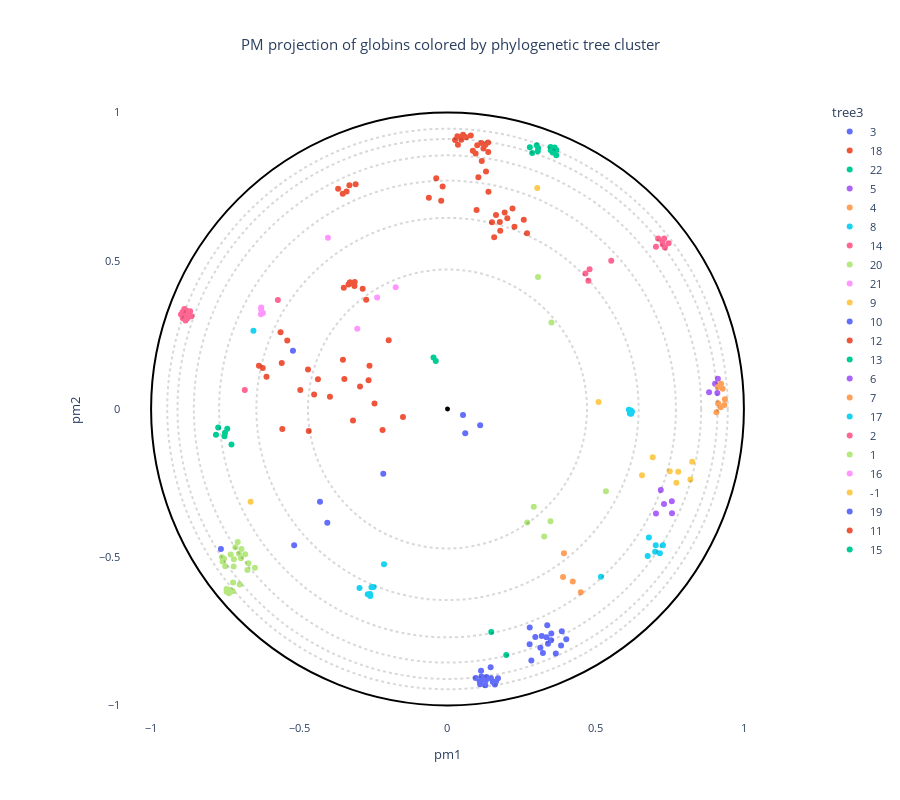

Write notebook code for a chart like this one.
### Code cell
# OPTIONS =================================================
title = "PM projection of globins colored by phylogenetic tree cluster"
#----------------------------------------------------------
# Select the coloring from annotation .csv file:
labels_name = "tree3"
# Select classes to label among the "labels_name" column (comma separated list):
labels_text = ""
show_text = False
#----------------------------------------------------------
# Use a custom color palette:
color_palette = None
use_custom_palette = False
#==========================================================


#Check projection visualization parameters
#Labels name
if labels_name == "" and path_annotation == "dummy_annotation.csv":
    labels_name = "default"
elif labels_name == "":
    labels_name = None
elif labels_name not in annotation_names:
    raise NameError(f"labels_name {labels_name} is not in the availables annotations.\nAvailables annotations: {annotation_names}")

#Labels text
if labels_text:
    try:
        labels_text = [s.strip() for s in labels_text.split(",")]
    except:
        print("Error: label_text field is not a valid list.")
else:
    labels_text = [""]

#Convert labels_text to labels_name dtype
if labels_name and labels_name != "default" and labels_text != [""]:
    try:
        labels_text_dtype = df_annotation[labels_name].dtypes
        labels_text = list(np.array(labels_text).astype(labels_text_dtype))
    except:
        raise TypeError(f'"labels_text" is not compatible with {labels_name}" data format ({labels_text_dtype}).')

if not use_custom_palette:
    color_palette = None

#Plot graph
fig = plot_embedding_interactive(df_embedding, 
                                 labels_name = labels_name,
                                 show_text = show_text,
                                 labels_text = labels_text,
                                 color_palette = color_palette, 
                                 title = title, 
                                 fontsize = 11)
fig.show()

### Figure 1 — Plotly figure (JSON) as saved in the notebook; plotly's stock layout.template omitted (floating-point values rounded to 4 significant figures; data arrays with more than 128 entries replaced by an {"elided": "..."} marker saying what was removed)
{"data": [{"customdata": [[5, 3, 3, 2, "Globin C, coelomic", "Globin", "Caudina arenicola", "Caudina", 2.101, "Echinodermata"], [4, 2, 3, 2, "Hemoglobin", "Hemoglobin", "Hemipholis cordifera", "Hemipholis", 2.327, "Echinodermata"], [4, 2, 3, 2, "Hemoglobin", "Hemoglobin", "Ophiactis simplex", "Ophiactis", 2.22, "Echinodermata"], [4, 2, 3, 2, "Hemoglobin", "Hemoglobin", "Ophiactis simplex", "Ophiactis", 2.262, "Echinodermata"], [-1, -1, 3, 2, "Extracellular globin 1", "Extracellular", "Metaphire sieboldi", "Metaphire", 2.434, "Annelida"]], "hovertemplate": "<b>%{hovertext}</b><br><br>tree3=%{customdata[2]}<br>pm1=%{x}<br>pm2=%{y}<br>tree1=%{customdata[0]}<br>tree2=%{customdata[1]}<br>tree4=%{customdata[3]}<br>full_name=%{customdata[4]}<br>short_name=%{customdata[5]}<br>full_species=%{customdata[6]}<br>short_species=%{customdata[7]}<br>evo_distance=%{customdata[8]}<br>Color_species=%{customdata[9]}<extra></extra>", "hovertext": [3, 3, 3, 3, 3], "legendgroup": "3", "marker": {"color": "#636efa", "symbol": "circle"}, "mode": "markers", "name": "3", "orientation": "v", "showlegend": true, "type": "scatter", "x": [-0.2167, -0.4302, -0.4056, -0.5174, -0.7645], "xaxis": "x", "y": [-0.2186, -0.3126, -0.3843, -0.4599, -0.4726], "yaxis": "y"}, {"customdata": {"elided": "33x10 mixed values"}, "hovertemplate": "<b>%{hovertext}</b><br><br>tree3=%{customdata[2]}<br>pm1=%{x}<br>pm2=%{y}<br>tree1=%{customdata[0]}<br>tree2=%{customdata[1]}<br>tree4=%{customdata[3]}<br>full_name=%{customdata[4]}<br>short_name=%{customdata[5]}<br>full_species=%{customdata[6]}<br>short_species=%{customdata[7]}<br>evo_distance=%{customdata[8]}<br>Color_species=%{customdata[9]}<extra></extra>", "hovertext": [18, 18, 18, 18, 18, 18, 18, 18, 18, 18, 18, 18, 18, 18, 18, 18, 18, 18, 18, 18, 18, 18, 18, 18, 18, 18, 18, 18, 18, 18, 18, 18, 18], "legendgroup": "18", "marker": {"color": "#EF553B", "symbol": "circle"}, "mode": "markers", "name": "18", "orientation": "v", "showlegend": true, "type": "scatter", "x": [-0.2463, -0.4705, -0.6362, -0.5592, -0.6107, -0.3965, -0.3188, -0.5632, -0.5406, -0.2632, -0.3479, -0.4966, -0.314, -0.3287, -0.3131, -0.2743, -0.3288, -0.3337, -0.2861, -0.3284, -0.1984, -0.2191, -0.1502, -0.45, -0.6233, -0.5573, -0.4372, -0.3528, -0.3307, -0.2664, -0.3499, -0.4681, -0.2951], "xaxis": "x", "y": [0.01823, 0.1333, 0.1454, 0.1551, 0.1089, 0.04161, -0.03921, 0.2587, 0.2306, 0.1459, 0.101, 0.06428, 0.4147, 0.4263, 0.4284, 0.3685, 0.4256, 0.42, 0.406, 0.4265, 0.2316, -0.07131, -0.02668, 0.04888, 0.138, -0.06725, 0.1001, 0.1659, 0.4242, 0.09678, 0.4093, -0.07441, 0.0756], "yaxis": "y"}, {"customdata": [[-1, 40, 22, 11, "ACYPI007228 protein", "ACYPI007228", "Acyrthosiphon pisum", "Acyrthosiphon", 0.4446, "Arthropoda"], [10, 38, 22, 9, "Hemoglobin T1 polymer", "Hemoglobin", "Artemia salina", "Artemia", 1.847, "Arthropoda"], [10, 38, 22, 9, "Hemoglobin P polymer", "Hemoglobin", "Parartemia zietziana", "Parartemia", 1.919, "Arthropoda"], [11, 38, 22, 9, "Hemoglobin T1 polymer", "Hemoglobin", "Artemia salina", "Artemia", 1.781, "Arthropoda"], [11, 38, 22, 9, "Hemoglobin P polymer", "Hemoglobin", "Parartemia zietziana", "Parartemia", 1.74, "Arthropoda"], [11, 38, 22, 9, "Hemoglobin C1 polymer", "Hemoglobin", "Artemia salina", "Artemia", 1.703, "Arthropoda"], [-1, 38, 22, 9, "Hemoglobin P polymer", "Hemoglobin", "Parartemia zietziana", "Parartemia", 2.089, "Arthropoda"], [-1, 40, 22, 11, "Uncharacterized protein", "Uncharacterized", "Acyrthosiphon pisum", "Acyrthosiphon", 0.9009, "Arthropoda"]], "hovertemplate": "<b>%{hovertext}</b><br><br>tree3=%{customdata[2]}<br>pm1=%{x}<br>pm2=%{y}<br>tree1=%{customdata[0]}<br>tree2=%{customdata[1]}<br>tree4=%{customdata[3]}<br>full_name=%{customdata[4]}<br>short_name=%{customdata[5]}<br>full_species=%{customdata[6]}<br>short_species=%{customdata[7]}<br>evo_distance=%{customdata[8]}<br>Color_species=%{customdata[9]}<extra></extra>", "hovertext": [22, 22, 22, 22, 22, 22, 22, 22], "legendgroup": "22", "marker": {"color": "#00cc96", "symbol": "circle"}, "mode": "markers", "name": "22", "orientation": "v", "showlegend": true, "type": "scatter", "x": [-0.03961, -0.7737, -0.7811, -0.7431, -0.7506, -0.7524, -0.7288, -0.04717], "xaxis": "x", "y": [0.1621, -0.06273, -0.08738, -0.06715, -0.0806, -0.09165, -0.1201, 0.1739], "yaxis": "y"}, {"customdata": [[13, 17, 5, 7, "Uncharacterized protein", "Uncharacterized", "Capitella teleta", "Capitella", 2.144, "Annelida"], [13, 17, 5, 7, "Uncharacterized protein", "Uncharacterized", "Capitella teleta", "Capitella", 2.237, "Annelida"], [-1, 17, 5, 7, "Uncharacterized protein (Fragment)", "Uncharacterized", "Capitella teleta", "Capitella", 2.669, "Annelida"], [-1, 17, 5, 7, "Uncharacterized protein", "Uncharacterized", "Capitella teleta", "Capitella", 2.428, "Annelida"]], "hovertemplate": "<b>%{hovertext}</b><br><br>tree3=%{customdata[2]}<br>pm1=%{x}<br>pm2=%{y}<br>tree1=%{customdata[0]}<br>tree2=%{customdata[1]}<br>tree4=%{customdata[3]}<br>full_name=%{customdata[4]}<br>short_name=%{customdata[5]}<br>full_species=%{customdata[6]}<br>short_species=%{customdata[7]}<br>evo_distance=%{customdata[8]}<br>Color_species=%{customdata[9]}<extra></extra>", "hovertext": [5, 5, 5, 5], "legendgroup": "5", "marker": {"color": "#ab63fa", "symbol": "circle"}, "mode": "markers", "name": "5", "orientation": "v", "showlegend": true, "type": "scatter", "x": [0.9103, 0.8825, 0.9122, 0.9027], "xaxis": "x", "y": [0.05401, 0.05633, 0.1016, 0.08514], "yaxis": "y"}, {"customdata": [[-1, -1, 4, 7, "Uncharacterized protein", "Uncharacterized", "Capitella teleta", "Capitella", 2.502, "Annelida"], [-1, 7, 4, 7, "Cytoglobin 2", "Cytoglobin", "Crassostrea gigas", "Crassostrea", 2.349, "Mollusca"], [-1, 7, 4, 7, "Uncharacterized protein", "Uncharacterized", "Lottia gigantea", "Lottia", 2.433, "Mollusca"], [12, 6, 4, 7, "Protein CBR GLB 7", "Protein", "Caenorhabditis briggsae", "Caenorhabditis", 3.016, "Nematoda"], [12, 6, 4, 7, "Uncharacterized protein", "Uncharacterized", "Haemonchus placei", "Haemonchus", 3.29, "Nematoda"], [-1, 6, 4, 7, "Cre glb 30 protein", "Cre", "Ascaris suum", "Ascaris", 3.176, "Nematoda"], [-1, -1, 4, 7, "Globin like protein 26", "Globin", "Trichinella pseudospiralis", "Trichinella", 3.038, "Nematoda"], [-1, 6, 4, 7, "Uncharacterized protein", "Uncharacterized", "Ancylostoma ceylanicum", "Ancylostoma", 3.207, "Nematoda"]], "hovertemplate": "<b>%{hovertext}</b><br><br>tree3=%{customdata[2]}<br>pm1=%{x}<br>pm2=%{y}<br>tree1=%{customdata[0]}<br>tree2=%{customdata[1]}<br>tree4=%{customdata[3]}<br>full_name=%{customdata[4]}<br>short_name=%{customdata[5]}<br>full_species=%{customdata[6]}<br>short_species=%{customdata[7]}<br>evo_distance=%{customdata[8]}<br>Color_species=%{customdata[9]}<extra></extra>", "hovertext": [4, 4, 4, 4, 4, 4, 4, 4], "legendgroup": "4", "marker": {"color": "#FFA15A", "symbol": "circle"}, "mode": "markers", "name": "4", "orientation": "v", "showlegend": true, "type": "scatter", "x": [0.9284, 0.9228, 0.912, 0.9128, 0.9072, 0.9337, 0.9358, 0.9221], "xaxis": "x", "y": [0.06817, 0.08477, 0.07397, 0.01936, -0.01067, 0.01346, 0.03296, 0.005769], "yaxis": "y"}, {"customdata": {"elided": "15x10 mixed values"}, "hovertemplate": "<b>%{hovertext}</b><br><br>tree3=%{customdata[2]}<br>pm1=%{x}<br>pm2=%{y}<br>tree1=%{customdata[0]}<br>tree2=%{customdata[1]}<br>tree4=%{customdata[3]}<br>full_name=%{customdata[4]}<br>short_name=%{customdata[5]}<br>full_species=%{customdata[6]}<br>short_species=%{customdata[7]}<br>evo_distance=%{customdata[8]}<br>Color_species=%{customdata[9]}<extra></extra>", "hovertext": [8, 8, 8, 8, 8, 8, 8, 8, 8, 8, 8, 8, 8, 8, 8], "legendgroup": "8", "marker": {"color": "#19d3f3", "symbol": "circle"}, "mode": "markers", "name": "8", "orientation": "v", "showlegend": true, "type": "scatter", "x": [0.6793, 0.5177, 0.6203, 0.6181, 0.7025, 0.6119, 0.6753, 0.7164, 0.6152, 0.7005, 0.6219, 0.6179, 0.6217, 0.6195, 0.7267], "xaxis": "x", "y": [-0.4333, -0.5663, -0.00737, -0.006285, -0.4596, -0.002751, -0.496, -0.4867, -0.0156, -0.4819, -0.009004, -0.00521, -0.008885, -0.01581, -0.4601], "yaxis": "y"}, {"customdata": [[-1, 23, 14, 6, "Globin", "Globin", "Branchiostoma floridae", "Branchiostoma", 2.133, "Chordata"], [34, 23, 14, 6, "Globin", "Globin", "Branchiostoma floridae", "Branchiostoma", 2.166, "Chordata"], [33, 24, 14, 6, "Uncharacterized protein", "Uncharacterized", "Ciona savignyi", "Ciona", 2.805, "Chordata"], [33, 24, 14, 6, "Uncharacterized protein", "Uncharacterized", "Ciona intestinalis", "Ciona", 2.811, "Chordata"], [33, 24, 14, 6, "Globin", "Globin", "Ciona intestinalis", "Ciona", 2.838, "Chordata"], [33, 24, 14, 6, "Uncharacterized protein", "Uncharacterized", "Ciona savignyi", "Ciona", 2.966, "Chordata"], [35, 24, 14, 6, "Uncharacterized protein", "Uncharacterized", "Ciona savignyi", "Ciona", 2.658, "Chordata"], [35, 24, 14, 6, "Globin", "Globin", "Ciona intestinalis", "Ciona", 2.609, "Chordata"], [34, 23, 14, 6, "Putative uncharacterized protein", "Putative", "Branchiostoma floridae", "Branchiostoma", 2.38, "Chordata"], [34, 23, 14, 6, "Putative uncharacterized protein", "Putative", "Branchiostoma floridae", "Branchiostoma", 2.388, "Chordata"], [-1, -1, 14, 6, "Neuroglobin like protein", "Neuroglobin", "Saccoglossus kowalevskii", "Saccoglossus", 2.36, "Hemichordata"], [-1, 24, 14, 6, "Globin", "Globin", "Ciona intestinalis", "Ciona", 3.129, "Chordata"]], "hovertemplate": "<b>%{hovertext}</b><br><br>tree3=%{customdata[2]}<br>pm1=%{x}<br>pm2=%{y}<br>tree1=%{customdata[0]}<br>tree2=%{customdata[1]}<br>tree4=%{customdata[3]}<br>full_name=%{customdata[4]}<br>short_name=%{customdata[5]}<br>full_species=%{customdata[6]}<br>short_species=%{customdata[7]}<br>evo_distance=%{customdata[8]}<br>Color_species=%{customdata[9]}<extra></extra>", "hovertext": [14, 14, 14, 14, 14, 14, 14, 14, 14, 14, 14, 14], "legendgroup": "14", "marker": {"color": "#FF6692", "symbol": "circle"}, "mode": "markers", "name": "14", "orientation": "v", "showlegend": true, "type": "scatter", "x": [0.5524, 0.4753, 0.7336, 0.7263, 0.7249, 0.731, 0.7105, 0.7033, 0.4793, 0.4654, -0.6839, 0.746], "xaxis": "x", "y": [0.5002, 0.4327, 0.5451, 0.5549, 0.5649, 0.5749, 0.575, 0.547, 0.4716, 0.4573, 0.06398, 0.5591], "yaxis": "y"}, {"customdata": [[-1, 39, 20, 10, "Uncharacterized protein", "Uncharacterized", "Strongylocentrotus purpuratus", "Strongylocentrotus", 1.753, "Echinodermata"], [-1, 39, 20, 7, "Putative uncharacterized protein", "Putative", "Branchiostoma floridae", "Branchiostoma", 1.933, "Chordata"], [-1, -1, 20, 7, "Putative uncharacterized protein", "Putative", "Trichoplax adhaerens", "Trichoplax", 2.316, "Placozoa"], [23, 16, 20, 7, "Uncharacterized protein", "Uncharacterized", "Arion vulgaris", "Arion", 2.609, "Mollusca"], [-1, 16, 20, 7, "Uncharacterized protein", "Uncharacterized", "Lottia gigantea", "Lottia", 2.73, "Mollusca"], [23, 16, 20, 7, "Cytoglobin 1", "Cytoglobin", "Crassostrea gigas", "Crassostrea", 2.855, "Mollusca"], [23, 16, 20, 7, "Uncharacterized protein", "Uncharacterized", "Lottia gigantea", "Lottia", 2.731, "Mollusca"]], "hovertemplate": "<b>%{hovertext}</b><br><br>tree3=%{customdata[2]}<br>pm1=%{x}<br>pm2=%{y}<br>tree1=%{customdata[0]}<br>tree2=%{customdata[1]}<br>tree4=%{customdata[3]}<br>full_name=%{customdata[4]}<br>short_name=%{customdata[5]}<br>full_species=%{customdata[6]}<br>short_species=%{customdata[7]}<br>evo_distance=%{customdata[8]}<br>Color_species=%{customdata[9]}<extra></extra>", "hovertext": [20, 20, 20, 20, 20, 20, 20], "legendgroup": "20", "marker": {"color": "#B6E880", "symbol": "circle"}, "mode": "markers", "name": "20", "orientation": "v", "showlegend": true, "type": "scatter", "x": [0.3053, 0.3508, 0.5345, 0.2691, 0.2911, 0.3262, 0.3475], "xaxis": "x", "y": [0.4449, 0.2915, -0.2776, -0.3828, -0.33, -0.4302, -0.3792], "yaxis": "y"}, {"customdata": [[-1, 37, 21, 10, "Uncharacterized protein", "Uncharacterized", "Lutzomyia longipalpis", "Lutzomyia", 1.946, "Arthropoda"], [47, 36, 21, 10, "Putative hemoglobin like flavoprotein (Fragment)", "Hemoglobin", "Rhodnius neglectus", "Rhodnius", 1.846, "Arthropoda"], [47, 36, 21, 10, "Putative hemoglobin like flavoprotein (Fragment)", "Hemoglobin", "Triatoma infestans", "Triatoma", 1.904, "Arthropoda"], [-1, 37, 21, 10, "Uncharacterized protein", "Uncharacterized", "Glossina morsitans", "Glossina", 2.019, "Arthropoda"]], "hovertemplate": "<b>%{hovertext}</b><br><br>tree3=%{customdata[2]}<br>pm1=%{x}<br>pm2=%{y}<br>tree1=%{customdata[0]}<br>tree2=%{customdata[1]}<br>tree4=%{customdata[3]}<br>full_name=%{customdata[4]}<br>short_name=%{customdata[5]}<br>full_species=%{customdata[6]}<br>short_species=%{customdata[7]}<br>evo_distance=%{customdata[8]}<br>Color_species=%{customdata[9]}<extra></extra>", "hovertext": [21, 21, 21, 21], "legendgroup": "21", "marker": {"color": "#FF97FF", "symbol": "circle"}, "mode": "markers", "name": "21", "orientation": "v", "showlegend": true, "type": "scatter", "x": [-0.2374, -0.4034, -0.3044, -0.1747], "xaxis": "x", "y": [0.3758, 0.5781, 0.271, 0.4106], "yaxis": "y"}, {"customdata": [[-1, -1, 9, 3, "Uncharacterized protein", "Uncharacterized", "Amphimedon queenslandica", "Amphimedon", 2.522, "Porifera"], [14, 10, 9, 3, "Uncharacterized protein", "Uncharacterized", "Strongylocentrotus purpuratus", "Strongylocentrotus", 2.654, "Echinodermata"], [-1, -1, 9, 3, "Uncharacterized protein", "Uncharacterized", "Micromonas commoda", "Micromonas", 2.71, "Viridiplantae"], [14, 10, 9, 3, "Uncharacterized protein", "Uncharacterized", "Strongylocentrotus purpuratus", "Strongylocentrotus", 2.587, "Echinodermata"], [-1, 10, 9, 3, "Uncharacterized protein", "Uncharacterized", "Strongylocentrotus purpuratus", "Strongylocentrotus", 2.519, "Echinodermata"], [14, 10, 9, 3, "Uncharacterized protein", "Uncharacterized", "Strongylocentrotus purpuratus", "Strongylocentrotus", 2.276, "Echinodermata"], [14, 10, 9, 3, "Uncharacterized protein", "Uncharacterized", "Strongylocentrotus purpuratus", "Strongylocentrotus", 2.867, "Echinodermata"]], "hovertemplate": "<b>%{hovertext}</b><br><br>tree3=%{customdata[2]}<br>pm1=%{x}<br>pm2=%{y}<br>tree1=%{customdata[0]}<br>tree2=%{customdata[1]}<br>tree4=%{customdata[3]}<br>full_name=%{customdata[4]}<br>short_name=%{customdata[5]}<br>full_species=%{customdata[6]}<br>short_species=%{customdata[7]}<br>evo_distance=%{customdata[8]}<br>Color_species=%{customdata[9]}<extra></extra>", "hovertext": [9, 9, 9, 9, 9, 9, 9], "legendgroup": "9", "marker": {"color": "#FECB52", "symbol": "circle"}, "mode": "markers", "name": "9", "orientation": "v", "showlegend": true, "type": "scatter", "x": [0.5095, 0.7499, 0.6923, 0.7722, 0.8195, 0.7785, 0.8255], "xaxis": "x", "y": [0.02386, -0.2101, -0.1628, -0.2487, -0.2378, -0.2116, -0.1784], "yaxis": "y"}, {"customdata": {"elided": "31x10 mixed values"}, "hovertemplate": "<b>%{hovertext}</b><br><br>tree3=%{customdata[2]}<br>pm1=%{x}<br>pm2=%{y}<br>tree1=%{customdata[0]}<br>tree2=%{customdata[1]}<br>tree4=%{customdata[3]}<br>full_name=%{customdata[4]}<br>short_name=%{customdata[5]}<br>full_species=%{customdata[6]}<br>short_species=%{customdata[7]}<br>evo_distance=%{customdata[8]}<br>Color_species=%{customdata[9]}<extra></extra>", "hovertext": [10, 10, 10, 10, 10, 10, 10, 10, 10, 10, 10, 10, 10, 10, 10, 10, 10, 10, 10, 10, 10, 10, 10, 10, 10, 10, 10, 10, 10, 10, 10], "legendgroup": "10", "marker": {"color": "#636efa", "symbol": "circle"}, "mode": "markers", "name": "10", "orientation": "v", "showlegend": true, "type": "scatter", "x": [0.3134, 0.3391, 0.3366, 0.277, 0.2962, 0.4005, 0.3179, 0.1467, 0.1598, 0.1102, 0.1528, 0.1175, 0.1636, 0.1703, 0.1296, 0.1317, 0.1278, 0.1088, 0.1456, 0.1145, 0.09509, 0.1132, 0.3832, 0.3856, 0.334, 0.2774, 0.3494, 0.3503, 0.3219, 0.3654, 0.2829], "xaxis": "x", "y": [-0.8059, -0.7924, -0.7296, -0.7942, -0.7692, -0.777, -0.7662, -0.9083, -0.9292, -0.929, -0.9212, -0.9145, -0.9198, -0.9083, -0.9156, -0.9042, -0.9321, -0.9193, -0.8715, -0.9023, -0.9074, -0.8829, -0.7983, -0.7501, -0.7703, -0.7372, -0.7804, -0.7576, -0.8233, -0.8254, -0.8489], "yaxis": "y"}, {"customdata": {"elided": "36x10 mixed values"}, "hovertemplate": "<b>%{hovertext}</b><br><br>tree3=%{customdata[2]}<br>pm1=%{x}<br>pm2=%{y}<br>tree1=%{customdata[0]}<br>tree2=%{customdata[1]}<br>tree4=%{customdata[3]}<br>full_name=%{customdata[4]}<br>short_name=%{customdata[5]}<br>full_species=%{customdata[6]}<br>short_species=%{customdata[7]}<br>evo_distance=%{customdata[8]}<br>Color_species=%{customdata[9]}<extra></extra>", "hovertext": [12, 12, 12, 12, 12, 12, 12, 12, 12, 12, 12, 12, 12, 12, 12, 12, 12, 12, 12, 12, 12, 12, 12, 12, 12, 12, 12, 12, 12, 12, 12, 12, 12, 12, 12, 12], "legendgroup": "12", "marker": {"color": "#EF553B", "symbol": "circle"}, "mode": "markers", "name": "12", "orientation": "v", "showlegend": true, "type": "scatter", "x": [0.03517, 0.1003, 0.1375, 0.2259, 0.02545, 0.05254, 0.1765, 0.04652, 0.2573, 0.2684, 0.1212, 0.1367, 0.1779, 0.2193, 0.1141, 0.1636, 0.04672, 0.08539, 0.06286, 0.1156, 0.2017, 0.09489, 0.15, 0.1928, 0.0981, 0.1042, 0.07856, 0.13, 0.1382, -0.01646, -0.03805, -0.02121, -0.06293, 0.128, 0.1575, 0.03339], "xaxis": "x", "y": [0.8918, 0.8897, 0.867, 0.6149, 0.9077, 0.9251, 0.6304, 0.9081, 0.6385, 0.5924, 0.8783, 0.8992, 0.6016, 0.6759, 0.8972, 0.654, 0.9174, 0.8716, 0.9171, 0.8364, 0.6433, 0.8615, 0.63, 0.6628, 0.6717, 0.7814, 0.9228, 0.8013, 0.733, 0.7502, 0.7787, 0.7026, 0.7122, 0.8912, 0.5793, 0.9197], "yaxis": "y"}, {"customdata": [[-1, 18, 13, 5, "Uncharacterized protein", "Uncharacterized", "Lepisosteus oculatus", "Lepisosteus", 2.353, "Chordata"], [27, 19, 13, 5, "Hemoglobin subunit alpha", "Hemoglobin", "Cavia porcellus", "Cavia", 2.682, "Chordata"], [27, 19, 13, 5, "Hemoglobin subunit alpha 2", "Hemoglobin", "Scalopus aquaticus", "Scalopus", 2.595, "Chordata"], [26, 19, 13, 5, "Uncharacterized protein", "Uncharacterized", "Neotoma lepida", "Neotoma", 2.638, "Chordata"], [25, 18, 13, 5, "Globin Y", "Globin", "Callorhinchus milii", "Callorhinchus", 2.515, "Chordata"], [25, 18, 13, 5, "Uncharacterized protein", "Uncharacterized", "Latimeria chalumnae", "Latimeria", 2.299, "Chordata"], [24, 18, 13, 5, "Uncharacterized protein", "Uncharacterized", "Xenopus tropicalis", "Xenopus", 2.514, "Chordata"], [24, 18, 13, 5, "Globin Y", "Globin", "Xenopus laevis", "Xenopus", 2.456, "Chordata"], [-1, 18, 13, 5, "Uncharacterized protein", "Uncharacterized", "Pelodiscus sinensis", "Pelodiscus", 2.698, "Chordata"], [26, 19, 13, 5, "Hemoglobin subunit rho", "Hemoglobin", "Alligator mississippiensis", "Alligator", 2.984, "Chordata"], [26, 19, 13, 5, "Uncharacterized protein", "Uncharacterized", "Nomascus leucogenys", "Nomascus", 2.77, "Chordata"]], "hovertemplate": "<b>%{hovertext}</b><br><br>tree3=%{customdata[2]}<br>pm1=%{x}<br>pm2=%{y}<br>tree1=%{customdata[0]}<br>tree2=%{customdata[1]}<br>tree4=%{customdata[3]}<br>full_name=%{customdata[4]}<br>short_name=%{customdata[5]}<br>full_species=%{customdata[6]}<br>short_species=%{customdata[7]}<br>evo_distance=%{customdata[8]}<br>Color_species=%{customdata[9]}<extra></extra>", "hovertext": [13, 13, 13, 13, 13, 13, 13, 13, 13, 13, 13], "legendgroup": "13", "marker": {"color": "#00cc96", "symbol": "circle"}, "mode": "markers", "name": "13", "orientation": "v", "showlegend": true, "type": "scatter", "x": [0.3485, 0.3046, 0.2858, 0.2778, 0.3477, 0.367, 0.3671, 0.3546, 0.3613, 0.3057, 0.3008], "xaxis": "x", "y": [0.8727, 0.8693, 0.8635, 0.8834, 0.8837, 0.8736, 0.8561, 0.8652, 0.8824, 0.8805, 0.8894], "yaxis": "y"}, {"customdata": [[-1, -1, 6, 3, "Globin", "Globin", "Gemmatirosa kalamazoonesis", "Gemmatirosa", 2.905, "Bacteria"], [-1, 9, 6, 3, "Globin", "Globin", "Gemmatirosa kalamazoonesis", "Gemmatirosa", 3.007, "Bacteria"], [-1, 9, 6, 3, "Hemin receptor", "Hemin", "Halothiobacillus sp.", "Halothiobacillus", 2.535, "Bacteria"], [15, 8, 6, 3, "ARAD1D45562p", "ARAD1D45562p", "Blastobotrys adeninivorans", "Blastobotrys", 3.652, "Fungi"], [15, 8, 6, 3, "CYFA0S05e02454g1_1", "CYFA0S05e02454g1_1", "Cyberlindnera fabianii", "Cyberlindnera", 4.119, "Fungi"]], "hovertemplate": "<b>%{hovertext}</b><br><br>tree3=%{customdata[2]}<br>pm1=%{x}<br>pm2=%{y}<br>tree1=%{customdata[0]}<br>tree2=%{customdata[1]}<br>tree4=%{customdata[3]}<br>full_name=%{customdata[4]}<br>short_name=%{customdata[5]}<br>full_species=%{customdata[6]}<br>short_species=%{customdata[7]}<br>evo_distance=%{customdata[8]}<br>Color_species=%{customdata[9]}<extra></extra>", "hovertext": [6, 6, 6, 6, 6], "legendgroup": "6", "marker": {"color": "#ab63fa", "symbol": "circle"}, "mode": "markers", "name": "6", "orientation": "v", "showlegend": true, "type": "scatter", "x": [0.7569, 0.7033, 0.7195, 0.7574, 0.7305], "xaxis": "x", "y": [-0.3113, -0.3524, -0.273, -0.3519, -0.3206], "yaxis": "y"}, {"customdata": [[-1, 15, 7, 4, "Predicted protein", "Predicted", "Nematostella vectensis", "Nematostella", 3.063, "Cnidaria"], [20, 15, 7, 4, "Predicted protein", "Predicted", "Nematostella vectensis", "Nematostella", 2.696, "Cnidaria"], [-1, 15, 7, 4, "Predicted protein", "Predicted", "Nematostella vectensis", "Nematostella", 2.747, "Cnidaria"], [20, 15, 7, 4, "Predicted protein", "Predicted", "Nematostella vectensis", "Nematostella", 2.467, "Cnidaria"]], "hovertemplate": "<b>%{hovertext}</b><br><br>tree3=%{customdata[2]}<br>pm1=%{x}<br>pm2=%{y}<br>tree1=%{customdata[0]}<br>tree2=%{customdata[1]}<br>tree4=%{customdata[3]}<br>full_name=%{customdata[4]}<br>short_name=%{customdata[5]}<br>full_species=%{customdata[6]}<br>short_species=%{customdata[7]}<br>evo_distance=%{customdata[8]}<br>Color_species=%{customdata[9]}<extra></extra>", "hovertext": [7, 7, 7, 7], "legendgroup": "7", "marker": {"color": "#FFA15A", "symbol": "circle"}, "mode": "markers", "name": "7", "orientation": "v", "showlegend": true, "type": "scatter", "x": [0.4496, 0.3898, 0.4226, 0.3928], "xaxis": "x", "y": [-0.6183, -0.5672, -0.5819, -0.4868], "yaxis": "y"}, {"customdata": [[43, 31, 17, 10, "Globin 2 A chain", "Globin", "Anadara inaequivalvis", "Anadara", 2.939, "Mollusca"], [-1, -1, 17, 10, "Nerve hemoglobin", "Hemoglobin", "Spisula solidissima", "Spisula", 2.929, "Mollusca"], [-1, 31, 17, 10, "Hemoglobin (Heterodimeric)", "Hemoglobin", "Barbatia virescens", "Barbatia", 2.81, "Mollusca"], [43, 31, 17, 10, "Globin, minor", "Globin,", "Anadara trapezia", "Anadara", 3.279, "Mollusca"], [43, 31, 17, 10, "Globin 2 B chain", "Globin", "Anadara inaequivalvis", "Anadara", 3.138, "Mollusca"], [-1, -1, 17, 10, "Hemoglobin II", "Hemoglobin", "Phacoides pectinatus", "Phacoides", 2.946, "Mollusca"], [44, 30, 17, 10, "Two domain chain of the polymeric hemoglobin (Intracellular)", "Hemoglobin", "Barbatia lima", "Barbatia", 2.721, "Mollusca"], [44, 30, 17, 10, "Hemoglobin (2 domain)", "Hemoglobin", "Barbatia lima", "Barbatia", 2.732, "Mollusca"]], "hovertemplate": "<b>%{hovertext}</b><br><br>tree3=%{customdata[2]}<br>pm1=%{x}<br>pm2=%{y}<br>tree1=%{customdata[0]}<br>tree2=%{customdata[1]}<br>tree4=%{customdata[3]}<br>full_name=%{customdata[4]}<br>short_name=%{customdata[5]}<br>full_species=%{customdata[6]}<br>short_species=%{customdata[7]}<br>evo_distance=%{customdata[8]}<br>Color_species=%{customdata[9]}<extra></extra>", "hovertext": [17, 17, 17, 17, 17, 17, 17, 17], "legendgroup": "17", "marker": {"color": "#19d3f3", "symbol": "circle"}, "mode": "markers", "name": "17", "orientation": "v", "showlegend": true, "type": "scatter", "x": [-0.2691, -0.2143, -0.297, -0.2605, -0.2613, -0.6547, -0.2493, -0.2564], "xaxis": "x", "y": [-0.6253, -0.5236, -0.6043, -0.6309, -0.6243, 0.2639, -0.6003, -0.6015], "yaxis": "y"}, {"customdata": [[2, 1, 2, 1, "Globin 2", "Globin", "Chironomus riparius", "Chironomus", 2.7, "Arthropoda"], [1, 1, 2, 1, "Globin", "Globin", "Polypedilum nubifer", "Polypedilum", 2.361, "Arthropoda"], [1, 1, 2, 1, "Globin", "Globin", "Polypedilum vanderplanki", "Polypedilum", 2.438, "Arthropoda"], [3, 1, 2, 1, "Globin", "Globin", "Polypedilum vanderplanki", "Polypedilum", 2.218, "Arthropoda"], [2, 1, 2, 1, "Globin", "Globin", "Polypedilum nubifer", "Polypedilum", 2.475, "Arthropoda"], [3, 1, 2, 1, "Globin", "Globin", "Polypedilum nubifer", "Polypedilum", 2.358, "Arthropoda"], [3, 1, 2, 1, "Globin", "Globin", "Polypedilum vanderplanki", "Polypedilum", 2.284, "Arthropoda"], [3, 1, 2, 1, "Globin 11", "Globin", "Chironomus riparius", "Chironomus", 2.3, "Arthropoda"], [1, 1, 2, 1, "ORF E protein", "ORF", "Chironomus tentans", "Chironomus", 2.859, "Arthropoda"], [1, 1, 2, 1, "Globin", "Globin", "Polypedilum nubifer", "Polypedilum", 2.567, "Arthropoda"], [1, 1, 2, 1, "Globin", "Globin", "Polypedilum nubifer", "Polypedilum", 2.577, "Arthropoda"], [-1, -1, 2, 1, "Globin", "Globin", "Nerita albicilla", "Nerita", 2.087, "Mollusca"]], "hovertemplate": "<b>%{hovertext}</b><br><br>tree3=%{customdata[2]}<br>pm1=%{x}<br>pm2=%{y}<br>tree1=%{customdata[0]}<br>tree2=%{customdata[1]}<br>tree4=%{customdata[3]}<br>full_name=%{customdata[4]}<br>short_name=%{customdata[5]}<br>full_species=%{customdata[6]}<br>short_species=%{customdata[7]}<br>evo_distance=%{customdata[8]}<br>Color_species=%{customdata[9]}<extra></extra>", "hovertext": [2, 2, 2, 2, 2, 2, 2, 2, 2, 2, 2, 2], "legendgroup": "2", "marker": {"color": "#FF6692", "symbol": "circle"}, "mode": "markers", "name": "2", "orientation": "v", "showlegend": true, "type": "scatter", "x": [-0.8683, -0.8849, -0.8798, -0.8637, -0.8809, -0.8836, -0.8775, -0.893, -0.8991, -0.8938, -0.8879, -0.5723], "xaxis": "x", "y": [0.3299, 0.3174, 0.3223, 0.3131, 0.3317, 0.2982, 0.3063, 0.3059, 0.319, 0.327, 0.337, 0.3674], "yaxis": "y"}, {"customdata": {"elided": "24x10 mixed values"}, "hovertemplate": "<b>%{hovertext}</b><br><br>tree3=%{customdata[2]}<br>pm1=%{x}<br>pm2=%{y}<br>tree1=%{customdata[0]}<br>tree2=%{customdata[1]}<br>tree4=%{customdata[3]}<br>full_name=%{customdata[4]}<br>short_name=%{customdata[5]}<br>full_species=%{customdata[6]}<br>short_species=%{customdata[7]}<br>evo_distance=%{customdata[8]}<br>Color_species=%{customdata[9]}<extra></extra>", "hovertext": [1, 1, 1, 1, 1, 1, 1, 1, 1, 1, 1, 1, 1, 1, 1, 1, 1, 1, 1, 1, 1, 1, 1, 1], "legendgroup": "1", "marker": {"color": "#B6E880", "symbol": "circle"}, "mode": "markers", "name": "1", "orientation": "v", "showlegend": true, "type": "scatter", "x": [-0.736, -0.7391, -0.7372, -0.6966, -0.6826, -0.7207, -0.7215, -0.6498, -0.6751, -0.6715, -0.7245, -0.7455, -0.7314, -0.7499, -0.754, -0.7612, -0.7587, -0.7035, -0.7235, -0.7009, -0.7077, -0.7158, -0.7453, -0.6952], "xaxis": "x", "y": [-0.6109, -0.6169, -0.622, -0.5038, -0.4897, -0.5074, -0.5317, -0.536, -0.5431, -0.5204, -0.6153, -0.6074, -0.4907, -0.5309, -0.5057, -0.5001, -0.5147, -0.4881, -0.5851, -0.5921, -0.4491, -0.4661, -0.6163, -0.4723], "yaxis": "y"}, {"customdata": [[42, 32, 16, 10, "Globin", "Globin", "Nassarius mutabilis", "Nassarius", 2.693, "Mollusca"], [41, 32, 16, 10, "Uncharacterized protein", "Uncharacterized", "Lottia gigantea", "Lottia", 2.31, "Mollusca"], [41, 32, 16, 10, "Uncharacterized protein", "Uncharacterized", "Lottia gigantea", "Lottia", 2.327, "Mollusca"], [42, 32, 16, 10, "Globin", "Globin", "Cerithidea rhizophorarum", "Cerithidea", 2.814, "Mollusca"]], "hovertemplate": "<b>%{hovertext}</b><br><br>tree3=%{customdata[2]}<br>pm1=%{x}<br>pm2=%{y}<br>tree1=%{customdata[0]}<br>tree2=%{customdata[1]}<br>tree4=%{customdata[3]}<br>full_name=%{customdata[4]}<br>short_name=%{customdata[5]}<br>full_species=%{customdata[6]}<br>short_species=%{customdata[7]}<br>evo_distance=%{customdata[8]}<br>Color_species=%{customdata[9]}<extra></extra>", "hovertext": [16, 16, 16, 16], "legendgroup": "16", "marker": {"color": "#FF97FF", "symbol": "circle"}, "mode": "markers", "name": "16", "orientation": "v", "showlegend": true, "type": "scatter", "x": [-0.6285, -0.6294, -0.6226, -0.6288], "xaxis": "x", "y": [0.3427, 0.3199, 0.3238, 0.3352], "yaxis": "y"}, {"customdata": [[-1, -1, -1, 8, "Globin (Fragment)", "Globin", "Operophtera brumata", "Operophtera", 2.592, "Arthropoda"], [-1, -1, -1, 3, "Predicted protein", "Predicted", "Nematostella vectensis", "Nematostella", 3.137, "Cnidaria"], [-1, -1, -1, 2, "Putative di domain hemoglobin (Fragment)", "Hemoglobin", "Daphnia magna", "Daphnia", 2.525, "Arthropoda"]], "hovertemplate": "<b>%{hovertext}</b><br><br>tree3=%{customdata[2]}<br>pm1=%{x}<br>pm2=%{y}<br>tree1=%{customdata[0]}<br>tree2=%{customdata[1]}<br>tree4=%{customdata[3]}<br>full_name=%{customdata[4]}<br>short_name=%{customdata[5]}<br>full_species=%{customdata[6]}<br>short_species=%{customdata[7]}<br>evo_distance=%{customdata[8]}<br>Color_species=%{customdata[9]}<extra></extra>", "hovertext": [-1, -1, -1], "legendgroup": "-1", "marker": {"color": "#FECB52", "symbol": "circle"}, "mode": "markers", "name": "-1", "orientation": "v", "showlegend": true, "type": "scatter", "x": [0.3028, 0.6562, -0.6642], "xaxis": "x", "y": [0.7451, -0.2233, -0.3131], "yaxis": "y"}, {"customdata": [[46, 35, 19, 10, "Globin", "Globin", "Ancylostoma ceylanicum", "Ancylostoma", 2.23, "Nematoda"], [46, 35, 19, 10, "Uncharacterized protein", "Uncharacterized", "Angiostrongylus costaricensis", "Angiostrongylus", 2.134, "Nematoda"], [46, 35, 19, 10, "Globin", "Globin", "Necator americanus", "Necator", 2.352, "Nematoda"], [-1, -1, 19, 10, "Cytoglobin1like [Saccoglossus kowalevskii]", "Cytoglobin", "Lepeophtheirus salmonis", "Lepeophtheirus", 2.176, "Arthropoda"]], "hovertemplate": "<b>%{hovertext}</b><br><br>tree3=%{customdata[2]}<br>pm1=%{x}<br>pm2=%{y}<br>tree1=%{customdata[0]}<br>tree2=%{customdata[1]}<br>tree4=%{customdata[3]}<br>full_name=%{customdata[4]}<br>short_name=%{customdata[5]}<br>full_species=%{customdata[6]}<br>short_species=%{customdata[7]}<br>evo_distance=%{customdata[8]}<br>Color_species=%{customdata[9]}<extra></extra>", "hovertext": [19, 19, 19, 19], "legendgroup": "19", "marker": {"color": "#636efa", "symbol": "circle"}, "mode": "markers", "name": "19", "orientation": "v", "showlegend": true, "type": "scatter", "x": [0.0524, 0.1102, 0.05986, -0.5214], "xaxis": "x", "y": [-0.01993, -0.05496, -0.08179, 0.1965], "yaxis": "y"}, {"customdata": [[32, 22, 11, 5, "Hemoglobin (Fragment)", "Hemoglobin", "Biomphalaria glabrata", "Biomphalaria", 3.485, "Mollusca"], [32, 22, 11, 5, "Uncharacterized protein", "Uncharacterized", "Biomphalaria glabrata", "Biomphalaria", 3.638, "Mollusca"], [32, 22, 11, 5, "Uncharacterized protein", "Uncharacterized", "Biomphalaria glabrata", "Biomphalaria", 3.384, "Mollusca"], [32, 22, 11, 5, "Haemoglobin type 1", "Hemoglobin", "Biomphalaria glabrata", "Biomphalaria", 3.532, "Mollusca"], [32, 22, 11, 5, "Uncharacterized protein", "Uncharacterized", "Biomphalaria glabrata", "Biomphalaria", 3.615, "Mollusca"]], "hovertemplate": "<b>%{hovertext}</b><br><br>tree3=%{customdata[2]}<br>pm1=%{x}<br>pm2=%{y}<br>tree1=%{customdata[0]}<br>tree2=%{customdata[1]}<br>tree4=%{customdata[3]}<br>full_name=%{customdata[4]}<br>short_name=%{customdata[5]}<br>full_species=%{customdata[6]}<br>short_species=%{customdata[7]}<br>evo_distance=%{customdata[8]}<br>Color_species=%{customdata[9]}<extra></extra>", "hovertext": [11, 11, 11, 11, 11], "legendgroup": "11", "marker": {"color": "#EF553B", "symbol": "circle"}, "mode": "markers", "name": "11", "orientation": "v", "showlegend": true, "type": "scatter", "x": [-0.3405, -0.369, -0.3099, -0.3534, -0.331], "xaxis": "x", "y": [0.7341, 0.7428, 0.7579, 0.7258, 0.7551], "yaxis": "y"}, {"customdata": [[-1, 25, 15, 8, "Metalloendopeptidase", "Metalloendopeptidase", "Globodera pallida", "Globodera", 2.866, "Nematoda"], [-1, 25, 15, 8, "Uncharacterized protein", "Uncharacterized", "Strongyloides stercoralis", "Strongyloides", 3.193, "Nematoda"]], "hovertemplate": "<b>%{hovertext}</b><br><br>tree3=%{customdata[2]}<br>pm1=%{x}<br>pm2=%{y}<br>tree1=%{customdata[0]}<br>tree2=%{customdata[1]}<br>tree4=%{customdata[3]}<br>full_name=%{customdata[4]}<br>short_name=%{customdata[5]}<br>full_species=%{customdata[6]}<br>short_species=%{customdata[7]}<br>evo_distance=%{customdata[8]}<br>Color_species=%{customdata[9]}<extra></extra>", "hovertext": [15, 15], "legendgroup": "15", "marker": {"color": "#00cc96", "symbol": "circle"}, "mode": "markers", "name": "15", "orientation": "v", "showlegend": true, "type": "scatter", "x": [0.1477, 0.1981], "xaxis": "x", "y": [-0.7523, -0.8299], "yaxis": "y"}], "layout": {"font": {"size": 11}, "height": 800, "legend": {"title": {"text": "tree3"}, "tracegroupgap": 0}, "plot_bgcolor": "rgba(0, 0, 0, 0)", "shapes": [{"line": {"color": "black", "dash": "dot"}, "opacity": 0.15, "type": "circle", "x0": -0.4706, "x1": 0.4706, "y0": -0.4706, "y1": 0.4706}, {"line": {"color": "black", "dash": "dot"}, "opacity": 0.15, "type": "circle", "x0": -0.6447, "x1": 0.6447, "y0": -0.6447, "y1": 0.6447}, {"line": {"color": "black", "dash": "dot"}, "opacity": 0.15, "type": "circle", "x0": -0.7705, "x1": 0.7705, "y0": -0.7705, "y1": 0.7705}, {"line": {"color": "black", "dash": "dot"}, "opacity": 0.15, "type": "circle", "x0": -0.8557, "x1": 0.8557, "y0": -0.8557, "y1": 0.8557}, {"line": {"color": "black", "dash": "dot"}, "opacity": 0.15, "type": "circle", "x0": -0.9108, "x1": 0.9108, "y0": -0.9108, "y1": 0.9108}, {"line": {"color": "black", "dash": "dot"}, "opacity": 0.15, "type": "circle", "x0": -0.9455, "x1": 0.9455, "y0": -0.9455, "y1": 0.9455}, {"line": {"color": "Black"}, "type": "circle", "x0": -1, "x1": 1, "xref": "x", "y0": -1, "y1": 1, "yref": "y"}, {"fillcolor": "Black", "line": {"color": "Black"}, "type": "circle", "x0": -0.005, "x1": 0.005, "xref": "x", "y0": -0.005, "y1": 0.005, "yref": "y"}], "title": {"text": "PM projection of globins colored by phylogenetic tree cluster", "x": 0.5}, "xaxis": {"anchor": "y", "constrain": "domain", "domain": [0, 1], "range": [-1.1, 1.1], "title": {"text": "pm1"}}, "yaxis": {"anchor": "x", "domain": [0, 1], "scaleanchor": "x", "scaleratio": 1, "title": {"text": "pm2"}}, "yaxis2": {"layer": "below traces", "matches": "y", "overlaying": "y"}}}
